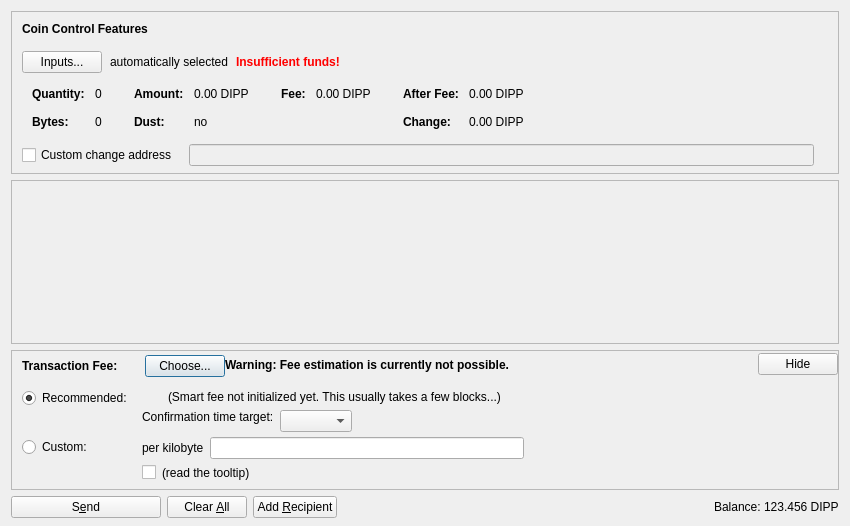
<?xml version="1.0" encoding="UTF-8"?>
<ui version="4.0">
 <class>SendCoinsDialog</class>
 <widget class="QDialog" name="SendCoinsDialog">
  <property name="geometry">
   <rect>
    <x>0</x>
    <y>0</y>
    <width>850</width>
    <height>526</height>
   </rect>
  </property>
  <property name="windowTitle">
   <string>Send Coins</string>
  </property>
  <layout class="QVBoxLayout" name="verticalLayout" stretch="0,1,0,0">
   <property name="bottomMargin">
    <number>8</number>
   </property>
   <item>
    <widget class="QFrame" name="frameCoinControl">
     <property name="sizePolicy">
      <sizepolicy hsizetype="Expanding" vsizetype="Expanding">
       <horstretch>0</horstretch>
       <verstretch>0</verstretch>
      </sizepolicy>
     </property>
     <property name="maximumSize">
      <size>
       <width>16777215</width>
       <height>16777215</height>
      </size>
     </property>
     <property name="frameShape">
      <enum>QFrame::StyledPanel</enum>
     </property>
     <property name="frameShadow">
      <enum>QFrame::Sunken</enum>
     </property>
     <layout class="QVBoxLayout" name="verticalLayoutCoinControl2">
      <property name="spacing">
       <number>0</number>
      </property>
      <property name="leftMargin">
       <number>0</number>
      </property>
      <property name="topMargin">
       <number>0</number>
      </property>
      <property name="rightMargin">
       <number>0</number>
      </property>
      <property name="bottomMargin">
       <number>6</number>
      </property>
      <item>
       <layout class="QVBoxLayout" name="verticalLayoutCoinControl" stretch="0,0,0,0,1">
        <property name="spacing">
         <number>0</number>
        </property>
        <property name="leftMargin">
         <number>10</number>
        </property>
        <property name="topMargin">
         <number>10</number>
        </property>
        <item>
         <layout class="QHBoxLayout" name="horizontalLayoutCoinControl1">
          <property name="bottomMargin">
           <number>15</number>
          </property>
          <item>
           <widget class="QLabel" name="labelCoinControlFeatures">
            <property name="sizePolicy">
             <sizepolicy hsizetype="Preferred" vsizetype="Maximum">
              <horstretch>0</horstretch>
              <verstretch>0</verstretch>
             </sizepolicy>
            </property>
            <property name="font">
             <font>
              <weight>75</weight>
              <bold>true</bold>
             </font>
            </property>
            <property name="styleSheet">
             <string notr="true">font-weight:bold;</string>
            </property>
            <property name="text">
             <string>Coin Control Features</string>
            </property>
           </widget>
          </item>
         </layout>
        </item>
        <item>
         <layout class="QHBoxLayout" name="horizontalLayoutCoinControl2" stretch="0,0,0,0">
          <property name="spacing">
           <number>8</number>
          </property>
          <property name="bottomMargin">
           <number>10</number>
          </property>
          <item>
           <widget class="QPushButton" name="pushButtonCoinControl">
            <property name="styleSheet">
             <string notr="true"/>
            </property>
            <property name="text">
             <string>Inputs...</string>
            </property>
            <property name="autoDefault">
             <bool>false</bool>
            </property>
           </widget>
          </item>
          <item>
           <widget class="QLabel" name="labelCoinControlAutomaticallySelected">
            <property name="text">
             <string>automatically selected</string>
            </property>
            <property name="margin">
             <number>5</number>
            </property>
           </widget>
          </item>
          <item>
           <widget class="QLabel" name="labelCoinControlInsuffFunds">
            <property name="font">
             <font>
              <weight>75</weight>
              <bold>true</bold>
             </font>
            </property>
            <property name="styleSheet">
             <string notr="true">color:red;font-weight:bold;</string>
            </property>
            <property name="text">
             <string>Insufficient funds!</string>
            </property>
            <property name="margin">
             <number>5</number>
            </property>
           </widget>
          </item>
          <item>
           <spacer name="horizontalSpacerCoinControl">
            <property name="orientation">
             <enum>Qt::Horizontal</enum>
            </property>
            <property name="sizeHint" stdset="0">
             <size>
              <width>40</width>
              <height>1</height>
             </size>
            </property>
           </spacer>
          </item>
         </layout>
        </item>
        <item>
         <widget class="QWidget" name="widgetCoinControl" native="true">
          <property name="sizePolicy">
           <sizepolicy hsizetype="Preferred" vsizetype="Preferred">
            <horstretch>0</horstretch>
            <verstretch>0</verstretch>
           </sizepolicy>
          </property>
          <property name="minimumSize">
           <size>
            <width>0</width>
            <height>0</height>
           </size>
          </property>
          <property name="styleSheet">
           <string notr="true"/>
          </property>
          <layout class="QHBoxLayout" name="horizontalLayoutCoinControl5">
           <property name="leftMargin">
            <number>0</number>
           </property>
           <property name="topMargin">
            <number>0</number>
           </property>
           <property name="rightMargin">
            <number>0</number>
           </property>
           <property name="bottomMargin">
            <number>0</number>
           </property>
           <item>
            <layout class="QHBoxLayout" name="horizontalLayoutCoinControl3" stretch="0,0,0,1">
             <property name="spacing">
              <number>20</number>
             </property>
             <property name="topMargin">
              <number>0</number>
             </property>
             <property name="bottomMargin">
              <number>10</number>
             </property>
             <item>
              <layout class="QFormLayout" name="formLayoutCoinControl1">
               <property name="horizontalSpacing">
                <number>10</number>
               </property>
               <property name="verticalSpacing">
                <number>14</number>
               </property>
               <property name="leftMargin">
                <number>10</number>
               </property>
               <property name="topMargin">
                <number>4</number>
               </property>
               <property name="rightMargin">
                <number>6</number>
               </property>
               <item row="0" column="0">
                <widget class="QLabel" name="labelCoinControlQuantityText">
                 <property name="font">
                  <font>
                   <weight>75</weight>
                   <bold>true</bold>
                  </font>
                 </property>
                 <property name="text">
                  <string>Quantity:</string>
                 </property>
                 <property name="margin">
                  <number>0</number>
                 </property>
                </widget>
               </item>
               <item row="0" column="1">
                <widget class="QLabel" name="labelCoinControlQuantity">
                 <property name="cursor">
                  <cursorShape>IBeamCursor</cursorShape>
                 </property>
                 <property name="contextMenuPolicy">
                  <enum>Qt::ActionsContextMenu</enum>
                 </property>
                 <property name="text">
                  <string notr="true">0</string>
                 </property>
                 <property name="margin">
                  <number>0</number>
                 </property>
                 <property name="textInteractionFlags">
                  <set>Qt::LinksAccessibleByMouse|Qt::TextSelectableByKeyboard|Qt::TextSelectableByMouse</set>
                 </property>
                </widget>
               </item>
               <item row="1" column="0">
                <widget class="QLabel" name="labelCoinControlBytesText">
                 <property name="font">
                  <font>
                   <weight>75</weight>
                   <bold>true</bold>
                  </font>
                 </property>
                 <property name="text">
                  <string>Bytes:</string>
                 </property>
                </widget>
               </item>
               <item row="1" column="1">
                <widget class="QLabel" name="labelCoinControlBytes">
                 <property name="cursor">
                  <cursorShape>IBeamCursor</cursorShape>
                 </property>
                 <property name="contextMenuPolicy">
                  <enum>Qt::ActionsContextMenu</enum>
                 </property>
                 <property name="text">
                  <string notr="true">0</string>
                 </property>
                 <property name="textInteractionFlags">
                  <set>Qt::LinksAccessibleByMouse|Qt::TextSelectableByKeyboard|Qt::TextSelectableByMouse</set>
                 </property>
                </widget>
               </item>
              </layout>
             </item>
             <item>
              <layout class="QFormLayout" name="formLayoutCoinControl2">
               <property name="horizontalSpacing">
                <number>10</number>
               </property>
               <property name="verticalSpacing">
                <number>14</number>
               </property>
               <property name="leftMargin">
                <number>6</number>
               </property>
               <property name="topMargin">
                <number>4</number>
               </property>
               <property name="rightMargin">
                <number>6</number>
               </property>
               <item row="0" column="0">
                <widget class="QLabel" name="labelCoinControlAmountText">
                 <property name="font">
                  <font>
                   <weight>75</weight>
                   <bold>true</bold>
                  </font>
                 </property>
                 <property name="text">
                  <string>Amount:</string>
                 </property>
                 <property name="margin">
                  <number>0</number>
                 </property>
                </widget>
               </item>
               <item row="0" column="1">
                <widget class="QLabel" name="labelCoinControlAmount">
                 <property name="cursor">
                  <cursorShape>IBeamCursor</cursorShape>
                 </property>
                 <property name="contextMenuPolicy">
                  <enum>Qt::ActionsContextMenu</enum>
                 </property>
                 <property name="text">
                  <string notr="true">0.00 DIPP</string>
                 </property>
                 <property name="textInteractionFlags">
                  <set>Qt::LinksAccessibleByMouse|Qt::TextSelectableByKeyboard|Qt::TextSelectableByMouse</set>
                 </property>
                </widget>
               </item>
               <item row="1" column="0">
                <widget class="QLabel" name="labelCoinControlLowOutputText">
                 <property name="font">
                  <font>
                   <weight>75</weight>
                   <bold>true</bold>
                  </font>
                 </property>
                 <property name="text">
                  <string>Dust:</string>
                 </property>
                </widget>
               </item>
               <item row="1" column="1">
                <widget class="QLabel" name="labelCoinControlLowOutput">
                 <property name="cursor">
                  <cursorShape>IBeamCursor</cursorShape>
                 </property>
                 <property name="contextMenuPolicy">
                  <enum>Qt::ActionsContextMenu</enum>
                 </property>
                 <property name="text">
                  <string notr="true">no</string>
                 </property>
                 <property name="textInteractionFlags">
                  <set>Qt::LinksAccessibleByMouse|Qt::TextSelectableByKeyboard|Qt::TextSelectableByMouse</set>
                 </property>
                </widget>
               </item>
              </layout>
             </item>
             <item>
              <layout class="QFormLayout" name="formLayoutCoinControl3">
               <property name="horizontalSpacing">
                <number>10</number>
               </property>
               <property name="verticalSpacing">
                <number>14</number>
               </property>
               <property name="leftMargin">
                <number>6</number>
               </property>
               <property name="topMargin">
                <number>4</number>
               </property>
               <property name="rightMargin">
                <number>6</number>
               </property>
               <item row="0" column="0">
                <widget class="QLabel" name="labelCoinControlFeeText">
                 <property name="font">
                  <font>
                   <weight>75</weight>
                   <bold>true</bold>
                  </font>
                 </property>
                 <property name="text">
                  <string>Fee:</string>
                 </property>
                 <property name="margin">
                  <number>0</number>
                 </property>
                </widget>
               </item>
               <item row="0" column="1">
                <widget class="QLabel" name="labelCoinControlFee">
                 <property name="cursor">
                  <cursorShape>IBeamCursor</cursorShape>
                 </property>
                 <property name="contextMenuPolicy">
                  <enum>Qt::ActionsContextMenu</enum>
                 </property>
                 <property name="text">
                  <string notr="true">0.00 DIPP</string>
                 </property>
                 <property name="textInteractionFlags">
                  <set>Qt::LinksAccessibleByMouse|Qt::TextSelectableByKeyboard|Qt::TextSelectableByMouse</set>
                 </property>
                </widget>
               </item>
              </layout>
             </item>
             <item>
              <layout class="QFormLayout" name="formLayoutCoinControl4">
               <property name="horizontalSpacing">
                <number>10</number>
               </property>
               <property name="verticalSpacing">
                <number>14</number>
               </property>
               <property name="leftMargin">
                <number>6</number>
               </property>
               <property name="topMargin">
                <number>4</number>
               </property>
               <property name="rightMargin">
                <number>6</number>
               </property>
               <item row="0" column="0">
                <widget class="QLabel" name="labelCoinControlAfterFeeText">
                 <property name="font">
                  <font>
                   <weight>75</weight>
                   <bold>true</bold>
                  </font>
                 </property>
                 <property name="text">
                  <string>After Fee:</string>
                 </property>
                 <property name="margin">
                  <number>0</number>
                 </property>
                </widget>
               </item>
               <item row="0" column="1">
                <widget class="QLabel" name="labelCoinControlAfterFee">
                 <property name="cursor">
                  <cursorShape>IBeamCursor</cursorShape>
                 </property>
                 <property name="contextMenuPolicy">
                  <enum>Qt::ActionsContextMenu</enum>
                 </property>
                 <property name="text">
                  <string notr="true">0.00 DIPP</string>
                 </property>
                 <property name="textInteractionFlags">
                  <set>Qt::LinksAccessibleByMouse|Qt::TextSelectableByKeyboard|Qt::TextSelectableByMouse</set>
                 </property>
                </widget>
               </item>
               <item row="1" column="0">
                <widget class="QLabel" name="labelCoinControlChangeText">
                 <property name="font">
                  <font>
                   <weight>75</weight>
                   <bold>true</bold>
                  </font>
                 </property>
                 <property name="text">
                  <string>Change:</string>
                 </property>
                </widget>
               </item>
               <item row="1" column="1">
                <widget class="QLabel" name="labelCoinControlChange">
                 <property name="cursor">
                  <cursorShape>IBeamCursor</cursorShape>
                 </property>
                 <property name="contextMenuPolicy">
                  <enum>Qt::ActionsContextMenu</enum>
                 </property>
                 <property name="text">
                  <string notr="true">0.00 DIPP</string>
                 </property>
                 <property name="textInteractionFlags">
                  <set>Qt::LinksAccessibleByMouse|Qt::TextSelectableByKeyboard|Qt::TextSelectableByMouse</set>
                 </property>
                </widget>
               </item>
              </layout>
             </item>
            </layout>
           </item>
          </layout>
         </widget>
        </item>
        <item>
         <layout class="QHBoxLayout" name="horizontalLayoutCoinControl4" stretch="0,0,0">
          <property name="spacing">
           <number>12</number>
          </property>
          <property name="sizeConstraint">
           <enum>QLayout::SetDefaultConstraint</enum>
          </property>
          <property name="topMargin">
           <number>5</number>
          </property>
          <property name="rightMargin">
           <number>5</number>
          </property>
          <item>
           <widget class="QCheckBox" name="checkBoxCoinControlChange">
            <property name="toolTip">
             <string>If this is activated, but the change address is empty or invalid, change will be sent to a newly generated address.</string>
            </property>
            <property name="text">
             <string>Custom change address</string>
            </property>
           </widget>
          </item>
          <item>
           <widget class="QValidatedLineEdit" name="lineEditCoinControlChange">
            <property name="enabled">
             <bool>false</bool>
            </property>
            <property name="sizePolicy">
             <sizepolicy hsizetype="Expanding" vsizetype="Fixed">
              <horstretch>0</horstretch>
              <verstretch>0</verstretch>
             </sizepolicy>
            </property>
           </widget>
          </item>
          <item>
           <widget class="QLabel" name="labelCoinControlChangeLabel">
            <property name="sizePolicy">
             <sizepolicy hsizetype="Preferred" vsizetype="Expanding">
              <horstretch>0</horstretch>
              <verstretch>0</verstretch>
             </sizepolicy>
            </property>
            <property name="minimumSize">
             <size>
              <width>0</width>
              <height>0</height>
             </size>
            </property>
            <property name="text">
             <string/>
            </property>
            <property name="margin">
             <number>3</number>
            </property>
           </widget>
          </item>
         </layout>
        </item>
        <item>
         <spacer name="verticalSpacerCoinControl">
          <property name="orientation">
           <enum>Qt::Vertical</enum>
          </property>
          <property name="sizeHint" stdset="0">
           <size>
            <width>800</width>
            <height>1</height>
           </size>
          </property>
         </spacer>
        </item>
       </layout>
      </item>
     </layout>
    </widget>
   </item>
   <item>
    <widget class="QScrollArea" name="scrollArea">
     <property name="widgetResizable">
      <bool>true</bool>
     </property>
     <widget class="QWidget" name="scrollAreaWidgetContents">
      <property name="geometry">
       <rect>
        <x>0</x>
        <y>0</y>
        <width>830</width>
        <height>104</height>
       </rect>
      </property>
      <layout class="QVBoxLayout" name="verticalLayout_2" stretch="0,1">
       <property name="leftMargin">
        <number>0</number>
       </property>
       <property name="topMargin">
        <number>0</number>
       </property>
       <property name="rightMargin">
        <number>0</number>
       </property>
       <property name="bottomMargin">
        <number>0</number>
       </property>
       <item>
        <layout class="QVBoxLayout" name="entries">
         <property name="spacing">
          <number>6</number>
         </property>
        </layout>
       </item>
       <item>
        <spacer name="verticalSpacer">
         <property name="orientation">
          <enum>Qt::Vertical</enum>
         </property>
         <property name="sizeHint" stdset="0">
          <size>
           <width>20</width>
           <height>40</height>
          </size>
         </property>
        </spacer>
       </item>
      </layout>
     </widget>
    </widget>
   </item>
   <item>
    <widget class="QFrame" name="frameFee">
     <property name="sizePolicy">
      <sizepolicy hsizetype="Expanding" vsizetype="Expanding">
       <horstretch>0</horstretch>
       <verstretch>0</verstretch>
      </sizepolicy>
     </property>
     <property name="maximumSize">
      <size>
       <width>16777215</width>
       <height>16777215</height>
      </size>
     </property>
     <property name="frameShape">
      <enum>QFrame::StyledPanel</enum>
     </property>
     <property name="frameShadow">
      <enum>QFrame::Sunken</enum>
     </property>
     <layout class="QVBoxLayout" name="verticalLayoutFee1">
      <property name="spacing">
       <number>0</number>
      </property>
      <property name="leftMargin">
       <number>0</number>
      </property>
      <property name="topMargin">
       <number>0</number>
      </property>
      <property name="rightMargin">
       <number>0</number>
      </property>
      <property name="bottomMargin">
       <number>0</number>
      </property>
      <item>
       <layout class="QVBoxLayout" name="verticalLayoutFee2" stretch="0,0,0">
        <property name="spacing">
         <number>0</number>
        </property>
        <property name="leftMargin">
         <number>10</number>
        </property>
        <property name="topMargin">
         <number>0</number>
        </property>
        <item>
         <layout class="QHBoxLayout" name="horizontalLayoutFee1">
          <property name="bottomMargin">
           <number>0</number>
          </property>
          <item>
           <layout class="QVBoxLayout" name="verticalLayoutFee7">
            <property name="spacing">
             <number>0</number>
            </property>
            <item>
             <spacer name="verticalSpacerSmartFee">
              <property name="orientation">
               <enum>Qt::Vertical</enum>
              </property>
              <property name="sizeType">
               <enum>QSizePolicy::Fixed</enum>
              </property>
              <property name="sizeHint" stdset="0">
               <size>
                <width>1</width>
                <height>4</height>
               </size>
              </property>
             </spacer>
            </item>
            <item>
             <layout class="QHBoxLayout" name="horizontalLayoutSmartFee">
              <property name="spacing">
               <number>10</number>
              </property>
              <item>
               <widget class="QLabel" name="labelFeeHeadline">
                <property name="sizePolicy">
                 <sizepolicy hsizetype="Preferred" vsizetype="Maximum">
                  <horstretch>0</horstretch>
                  <verstretch>0</verstretch>
                 </sizepolicy>
                </property>
                <property name="font">
                 <font>
                  <weight>75</weight>
                  <bold>true</bold>
                 </font>
                </property>
                <property name="styleSheet">
                 <string notr="true">font-weight:bold;</string>
                </property>
                <property name="text">
                 <string>Transaction Fee:</string>
                </property>
               </widget>
              </item>
              <item>
               <widget class="QLabel" name="labelFeeMinimized">
                <property name="text">
                 <string/>
                </property>
               </widget>
              </item>
              <item>
               <widget class="QPushButton" name="buttonChooseFee">
                <property name="text">
                 <string>Choose...</string>
                </property>
               </widget>
              </item>
             </layout>
            </item>
            <item>
             <spacer name="verticalSpacer_5">
              <property name="orientation">
               <enum>Qt::Vertical</enum>
              </property>
              <property name="sizeHint" stdset="0">
               <size>
                <width>1</width>
                <height>1</height>
               </size>
              </property>
             </spacer>
            </item>
           </layout>
          </item>
          <item>
           <widget class="QLabel" name="fallbackFeeWarningLabel">
            <property name="toolTip">
             <string>Using the fallbackfee can result in sending a transaction that will take several hours or days (or never) to confirm. Consider choosing your fee manually or wait until you have validated the complete chain.</string>
            </property>
            <property name="font">
            <font>
                <weight>75</weight>
                <bold>true</bold>
            </font>
            </property>
            <property name="text">
             <string>Warning: Fee estimation is currently not possible.</string>
            </property>
            <property name="wordWrap">
             <bool>false</bool>
            </property>
           </widget>
          </item>
          <item>
           <spacer name="horizontalSpacer_4">
            <property name="orientation">
             <enum>Qt::Horizontal</enum>
            </property>
            <property name="sizeType">
             <enum>QSizePolicy::MinimumExpanding</enum>
            </property>
            <property name="sizeHint" stdset="0">
             <size>
              <width>40</width>
              <height>20</height>
             </size>
            </property>
           </spacer>
          </item>
          <item>
           <widget class="QPushButton" name="buttonMinimizeFee">
            <property name="toolTip">
             <string>collapse fee-settings</string>
            </property>
            <property name="text">
             <string>Hide</string>
            </property>
           </widget>
          </item>
         </layout>
        </item>
        <item>
         <widget class="QFrame" name="frameFeeSelection">
          <layout class="QVBoxLayout" name="verticalLayoutFee12">
           <property name="spacing">
            <number>0</number>
           </property>
           <property name="leftMargin">
            <number>0</number>
           </property>
           <property name="topMargin">
            <number>0</number>
           </property>
           <property name="rightMargin">
            <number>0</number>
           </property>
           <property name="bottomMargin">
            <number>0</number>
           </property>
           <item>
            <layout class="QGridLayout" name="gridLayoutFee">
             <property name="topMargin">
              <number>10</number>
             </property>
             <property name="bottomMargin">
              <number>4</number>
             </property>
             <property name="horizontalSpacing">
              <number>10</number>
             </property>
             <property name="verticalSpacing">
              <number>4</number>
             </property>
             <item row="1" column="1">
              <layout class="QVBoxLayout" name="verticalLayoutFee8">
               <property name="spacing">
                <number>6</number>
               </property>
               <item>
                <layout class="QHBoxLayout" name="horizontalLayoutFee13">
                 <item>
                  <widget class="QLabel" name="labelCustomPerKilobyte">
                   <property name="toolTip">
                    <string>If the custom fee is set to 1000 satoshis and the transaction is only 250 bytes, then &quot;per kilobyte&quot; only pays 250 satoshis in fee, while &quot;total at least&quot; pays 1000 satoshis. For transactions bigger than a kilobyte both pay by kilobyte.</string>
                   </property>
                   <property name="text">
                    <string>per kilobyte</string>
                   </property>
                  </widget>
                 </item>
                 <item>
                  <widget class="BitcoinAmountField" name="customFee"/>
                 </item>
                 <item>
                  <spacer name="horizontalSpacer_6">
                   <property name="orientation">
                    <enum>Qt::Horizontal</enum>
                   </property>
                   <property name="sizeHint" stdset="0">
                    <size>
                     <width>1</width>
                     <height>1</height>
                    </size>
                   </property>
                  </spacer>
                 </item>
                </layout>
               </item>
               <item>
                <layout class="QHBoxLayout" name="horizontalLayoutFee8">
                 <item>
                  <widget class="QCheckBox" name="checkBoxMinimumFee">
                   <property name="toolTip">
                    <string>Paying only the minimum fee is just fine as long as there is less transaction volume than space in the blocks. But be aware that this can end up in a never confirming transaction once there is more demand for dipcoin transactions than the network can process.</string>
                   </property>
                   <property name="text">
                    <string/>
                   </property>
                  </widget>
                 </item>
                 <item>
                  <widget class="QLabel" name="labelMinFeeWarning">
                   <property name="enabled">
                    <bool>true</bool>
                   </property>
                   <property name="toolTip">
                    <string>Paying only the minimum fee is just fine as long as there is less transaction volume than space in the blocks. But be aware that this can end up in a never confirming transaction once there is more demand for dipcoin transactions than the network can process.</string>
                   </property>
                   <property name="text">
                    <string>(read the tooltip)</string>
                   </property>
                   <property name="margin">
                    <number>5</number>
                   </property>
                  </widget>
                 </item>
                 <item>
                  <spacer name="horizontalSpacer_2">
                   <property name="orientation">
                    <enum>Qt::Horizontal</enum>
                   </property>
                   <property name="sizeHint" stdset="0">
                    <size>
                     <width>1</width>
                     <height>1</height>
                    </size>
                   </property>
                  </spacer>
                 </item>
                </layout>
               </item>
              </layout>
             </item>
             <item row="0" column="0">
              <layout class="QVBoxLayout" name="verticalLayoutFee4" stretch="0,1">
               <item>
                <widget class="QRadioButton" name="radioSmartFee">
                 <property name="text">
                  <string>Recommended:</string>
                 </property>
                 <property name="checked">
                  <bool>true</bool>
                 </property>
                 <attribute name="buttonGroup">
                  <string notr="true">groupFee</string>
                 </attribute>
                </widget>
               </item>
               <item>
                <spacer name="verticalSpacer_2">
                 <property name="orientation">
                  <enum>Qt::Vertical</enum>
                 </property>
                 <property name="sizeHint" stdset="0">
                  <size>
                   <width>1</width>
                   <height>1</height>
                  </size>
                 </property>
                </spacer>
               </item>
              </layout>
             </item>
             <item row="1" column="0">
              <layout class="QVBoxLayout" name="verticalLayoutFee9" stretch="0,1">
               <item>
                <widget class="QRadioButton" name="radioCustomFee">
                 <property name="text">
                  <string>Custom:</string>
                 </property>
                 <attribute name="buttonGroup">
                  <string notr="true">groupFee</string>
                 </attribute>
                </widget>
               </item>
               <item>
                <spacer name="verticalSpacer_6">
                 <property name="orientation">
                  <enum>Qt::Vertical</enum>
                 </property>
                 <property name="sizeHint" stdset="0">
                  <size>
                   <width>1</width>
                   <height>1</height>
                  </size>
                 </property>
                </spacer>
               </item>
              </layout>
             </item>
             <item row="0" column="1">
              <layout class="QVBoxLayout" name="verticalLayoutFee3" stretch="0,0,1">
               <property name="spacing">
                <number>6</number>
               </property>
               <property name="topMargin">
                <number>2</number>
               </property>
               <item>
                <layout class="QHBoxLayout" name="horizontalLayoutFee12">
                 <item>
                  <widget class="QLabel" name="labelSmartFee">
                   <property name="text">
                    <string/>
                   </property>
                   <property name="margin">
                    <number>2</number>
                   </property>
                  </widget>
                 </item>
                 <item>
                  <widget class="QLabel" name="labelFeeEstimation">
                   <property name="text">
                    <string/>
                   </property>
                  </widget>
                 </item>
                 <item>
                  <widget class="QLabel" name="labelSmartFee2">
                   <property name="text">
                    <string>(Smart fee not initialized yet. This usually takes a few blocks...)</string>
                   </property>
                   <property name="margin">
                    <number>2</number>
                   </property>
                  </widget>
                 </item>
                 <item>
                  <spacer name="horizontalSpacer_5">
                   <property name="orientation">
                    <enum>Qt::Horizontal</enum>
                   </property>
                   <property name="sizeHint" stdset="0">
                    <size>
                     <width>1</width>
                     <height>1</height>
                    </size>
                   </property>
                  </spacer>
                 </item>
                </layout>
               </item>
               <item>
                <layout class="QHBoxLayout" name="horizontalLayoutFee9">
                 <item>
                  <layout class="QVBoxLayout" name="verticalLayoutFee6">
                   <item>
                    <widget class="QLabel" name="labelSmartFee3">
                     <property name="text">
                      <string>Confirmation time target:</string>
                     </property>
                     <property name="margin">
                      <number>2</number>
                     </property>
                    </widget>
                   </item>
                   <item>
                    <spacer name="verticalSpacer_3">
                     <property name="orientation">
                      <enum>Qt::Vertical</enum>
                     </property>
                     <property name="sizeHint" stdset="0">
                      <size>
                       <width>1</width>
                       <height>1</height>
                      </size>
                     </property>
                    </spacer>
                   </item>
                  </layout>
                 </item>
                 <item>
                  <layout class="QVBoxLayout" name="verticalLayoutFee5">
                   <property name="rightMargin">
                    <number>30</number>
                   </property>
                   <item>
                    <layout class="QHBoxLayout" name="horizontalLayoutConfTarget">
                     <property name="bottomMargin">
                      <number>0</number>
                     </property>
                     <item>
                      <widget class="QComboBox" name="confTargetSelector"/>
                     </item>
                     <item>
                      <spacer name="horizontalSpacerConfTarget">
                       <property name="orientation">
                        <enum>Qt::Horizontal</enum>
                       </property>
                       <property name="sizeHint" stdset="0">
                        <size>
                         <width>40</width>
                         <height>20</height>
                        </size>
                       </property>
                      </spacer>
                     </item>
                    </layout>
                   </item>
                  </layout>
                 </item>
                </layout>
               </item>
               <item>
                <spacer name="verticalSpacer_4">
                 <property name="orientation">
                  <enum>Qt::Vertical</enum>
                 </property>
                 <property name="sizeHint" stdset="0">
                  <size>
                   <width>1</width>
                   <height>1</height>
                  </size>
                 </property>
                </spacer>
               </item>
              </layout>
             </item>
            </layout>
           </item>
          </layout>
         </widget>
        </item>
        <item>
         <spacer name="verticalSpacerFee">
          <property name="orientation">
           <enum>Qt::Vertical</enum>
          </property>
          <property name="sizeHint" stdset="0">
           <size>
            <width>40</width>
            <height>5</height>
           </size>
          </property>
         </spacer>
        </item>
       </layout>
      </item>
     </layout>
    </widget>
   </item>
   <item>
    <layout class="QHBoxLayout" name="horizontalLayout">
     <item>
      <widget class="QPushButton" name="sendButton">
       <property name="minimumSize">
        <size>
         <width>150</width>
         <height>0</height>
        </size>
       </property>
       <property name="toolTip">
        <string>Confirm the send action</string>
       </property>
       <property name="text">
        <string>S&amp;end</string>
       </property>
       <property name="icon">
        <iconset resource="../bitcoin.qrc">
         <normaloff>:/icons/send</normaloff>:/icons/send</iconset>
       </property>
       <property name="autoDefault">
        <bool>false</bool>
       </property>
       <property name="default">
        <bool>false</bool>
       </property>
      </widget>
     </item>
     <item>
      <widget class="QPushButton" name="clearButton">
       <property name="sizePolicy">
        <sizepolicy hsizetype="Minimum" vsizetype="Fixed">
         <horstretch>0</horstretch>
         <verstretch>0</verstretch>
        </sizepolicy>
       </property>
       <property name="toolTip">
        <string>Clear all fields of the form.</string>
       </property>
       <property name="text">
        <string>Clear &amp;All</string>
       </property>
       <property name="icon">
        <iconset resource="../bitcoin.qrc">
         <normaloff>:/icons/remove</normaloff>:/icons/remove</iconset>
       </property>
       <property name="autoDefault">
        <bool>false</bool>
       </property>
      </widget>
     </item>
     <item>
      <widget class="QPushButton" name="addButton">
       <property name="toolTip">
        <string>Send to multiple recipients at once</string>
       </property>
       <property name="text">
        <string>Add &amp;Recipient</string>
       </property>
       <property name="icon">
        <iconset resource="../bitcoin.qrc">
         <normaloff>:/icons/add</normaloff>:/icons/add</iconset>
       </property>
       <property name="autoDefault">
        <bool>false</bool>
       </property>
      </widget>
     </item>
     <item>
      <spacer name="horizontalSpacer">
       <property name="orientation">
        <enum>Qt::Horizontal</enum>
       </property>
       <property name="sizeHint" stdset="0">
        <size>
         <width>40</width>
         <height>20</height>
        </size>
       </property>
      </spacer>
     </item>
     <item>
      <layout class="QHBoxLayout" name="horizontalLayout_2">
       <property name="spacing">
        <number>3</number>
       </property>
       <item>
        <widget class="QLabel" name="label">
         <property name="sizePolicy">
          <sizepolicy hsizetype="Preferred" vsizetype="Fixed">
           <horstretch>0</horstretch>
           <verstretch>0</verstretch>
          </sizepolicy>
         </property>
         <property name="text">
          <string>Balance:</string>
         </property>
        </widget>
       </item>
       <item>
        <widget class="QLabel" name="labelBalance">
         <property name="sizePolicy">
          <sizepolicy hsizetype="Preferred" vsizetype="Fixed">
           <horstretch>0</horstretch>
           <verstretch>0</verstretch>
          </sizepolicy>
         </property>
         <property name="cursor">
          <cursorShape>IBeamCursor</cursorShape>
         </property>
         <property name="text">
          <string notr="true">123.456 DIPP</string>
         </property>
         <property name="textInteractionFlags">
          <set>Qt::LinksAccessibleByMouse|Qt::TextSelectableByKeyboard|Qt::TextSelectableByMouse</set>
         </property>
        </widget>
       </item>
      </layout>
     </item>
    </layout>
   </item>
  </layout>
 </widget>
 <customwidgets>
  <customwidget>
   <class>QValidatedLineEdit</class>
   <extends>QLineEdit</extends>
   <header>qvalidatedlineedit.h</header>
  </customwidget>
  <customwidget>
   <class>BitcoinAmountField</class>
   <extends>QLineEdit</extends>
   <header>bitcoinamountfield.h</header>
   <container>1</container>
  </customwidget>
 </customwidgets>
 <resources>
  <include location="../bitcoin.qrc"/>
 </resources>
 <connections/>
 <buttongroups>
  <buttongroup name="groupFee"/>
 </buttongroups>
</ui>
